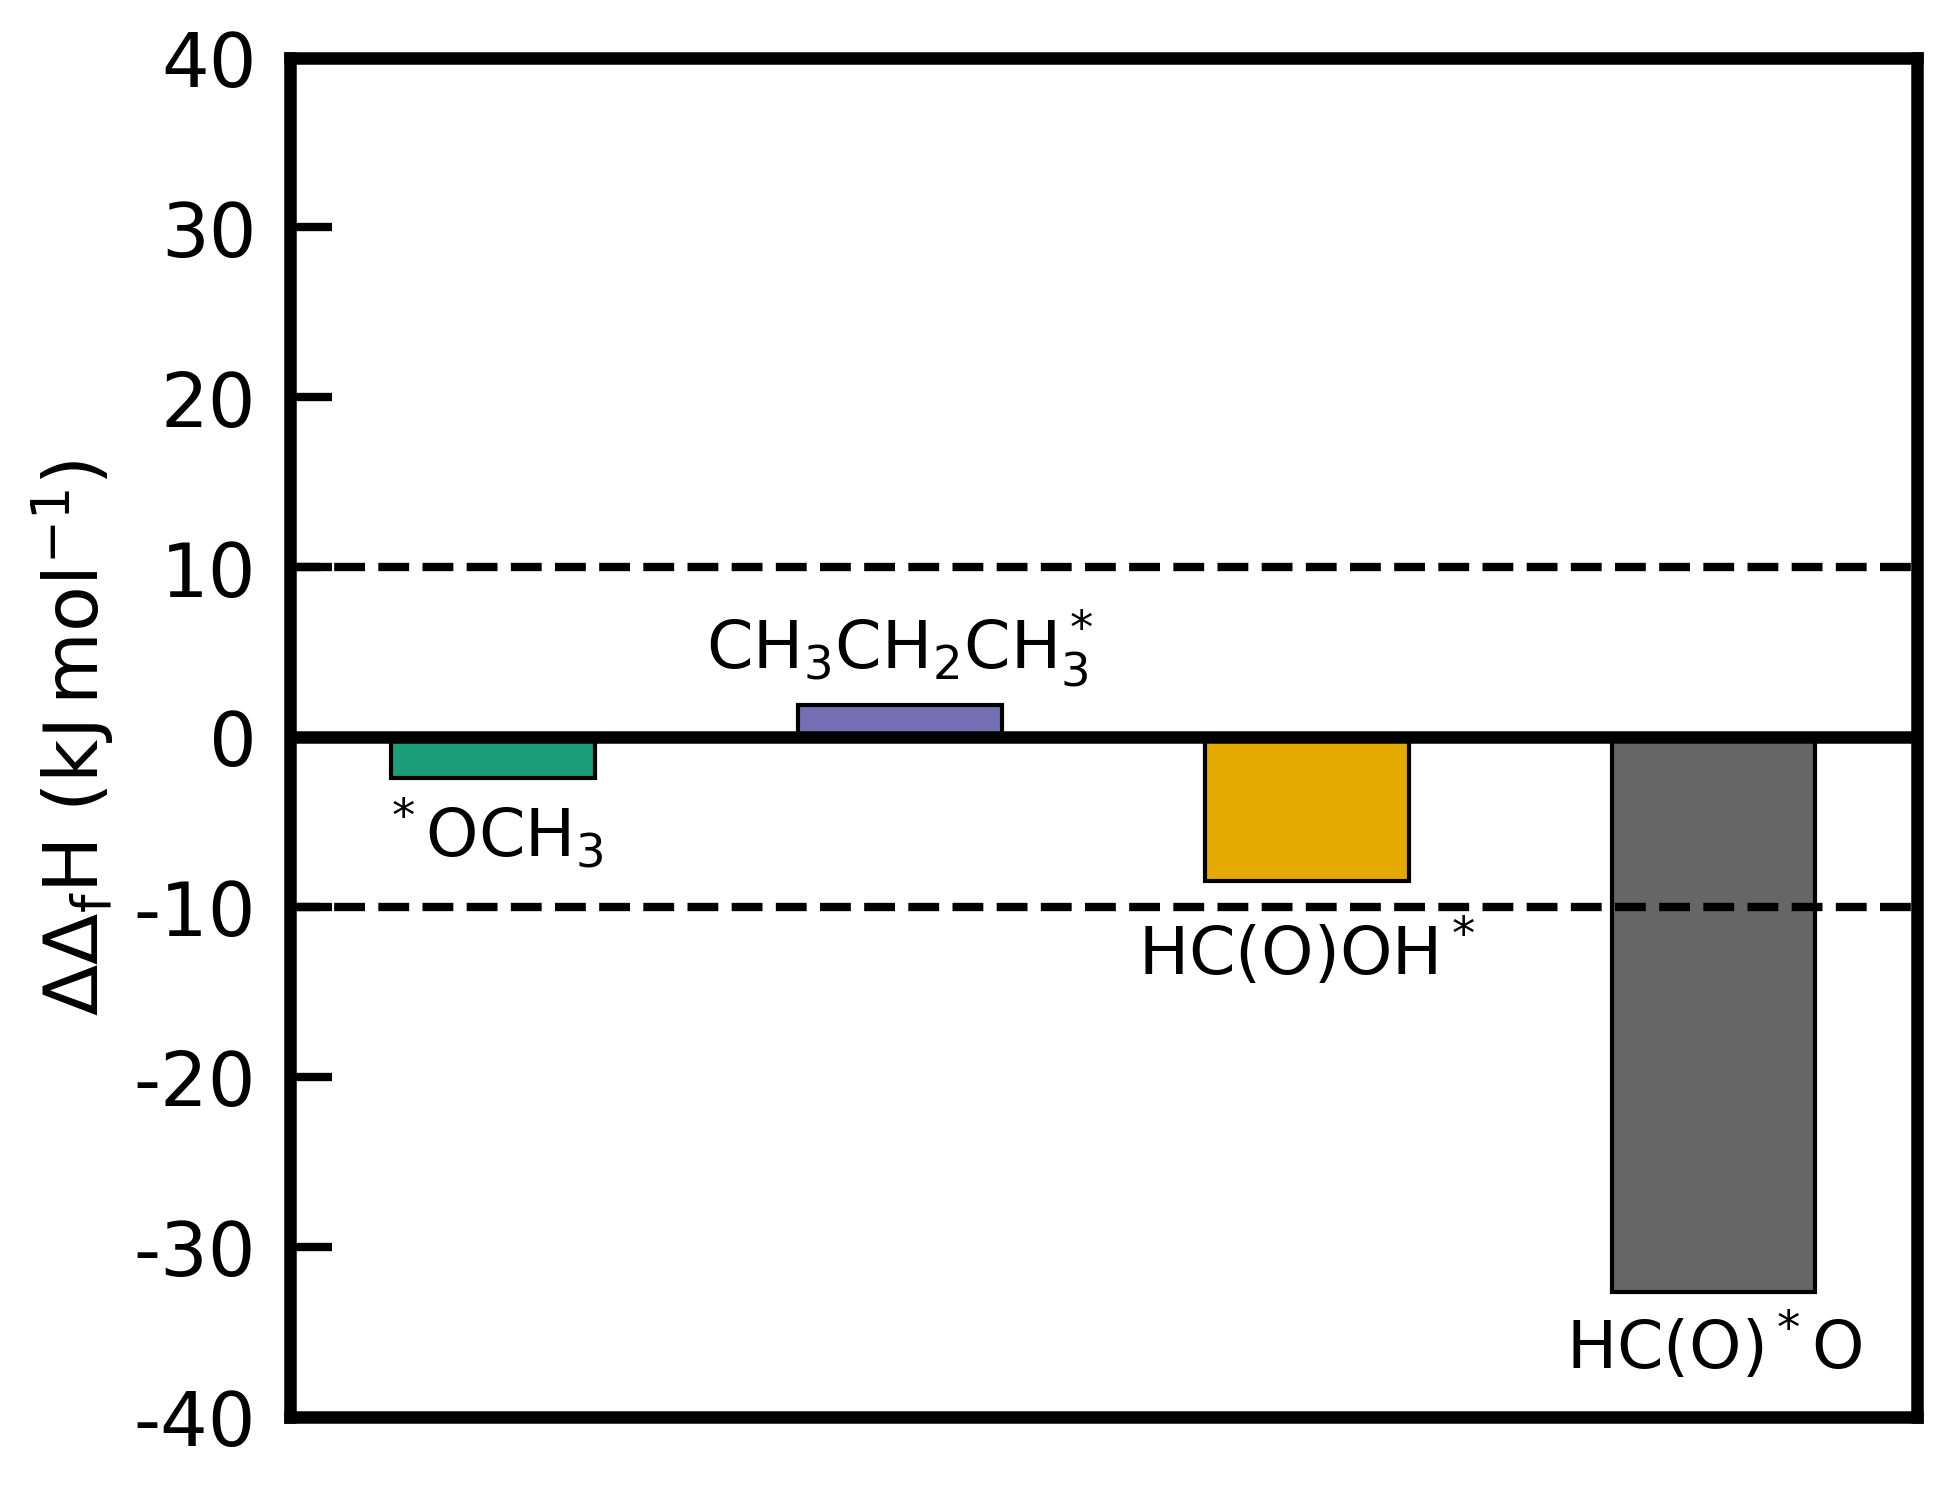

Generate this figure with Python:

import numpy as np
import pandas as pd
import matplotlib.pyplot as plt
import matplotlib.gridspec as gridspec

plt.rcParams['figure.figsize'] = (7, 6)
plt.rcParams['axes.linewidth'] = 3
plt.rc('xtick', labelsize=18)
plt.rc('ytick', labelsize=18)
plt.rc('axes', labelsize=18)
plt.rc('legend', fontsize=16)
plt.rcParams['lines.markersize'] = 10
plt.rcParams['lines.linewidth'] = 3
plt.rcParams['xtick.direction'] = 'in'
plt.rcParams['ytick.direction'] = 'in'
plt.rcParams['xtick.major.size'] = 10
plt.rcParams['xtick.major.width'] = 2
plt.rcParams['ytick.major.size'] = 10
plt.rcParams['ytick.major.width'] = 2
plt.rcParams['legend.edgecolor'] = 'k'
plt.rcParams['axes.unicode_minus'] = False
plt.rcParams["legend.framealpha"] = 1
plt.rcParams['xtick.major.pad'] = 8
plt.rcParams['ytick.major.pad'] = 8
plt.rcParams['legend.handletextpad'] = 0.2
plt.rcParams['legend.columnspacing'] = 0.1
plt.rcParams['legend.labelspacing'] = 0.1
plt.rcParams['legend.title_fontsize'] = 14
plt.rcParams['axes.formatter.limits'] = (-3, 6)


colormap = plt.cm.Dark2
colors = [colormap(i) for i in np.linspace(0, 1, 4)]

gs = gridspec.GridSpec(nrows=1, ncols=1)
gs.update(wspace=0.4, hspace=0.4)

ax0 = plt.subplot(gs[0, 0])

hf_OCH3=-2.4

hf_CH3CH2CH3=1.9

hf_HCOOH=-8.5

hf_HCOO=-32.7

no=[0,1,2,3]

ax0.set_xlim([-0.5,3.5])
ax0.set_ylim([-40,40])
ax0.set_ylabel('$\mathrm{\Delta\Delta_fH\ (kJ\,mol^{-1})}$') 
ax0.set_xticks([ ])
#ax0.set_xticklabels(['$\mathrm{^*OCH_3}$','$\mathrm{CH_3CH_2CH_3^*}$','$\mathrm{HC(O)OH^*}$','$\mathrm{HC(O)^*O}$'])
#ax0.legend()
props=dict(facecolor='w')
ax0.plot((-0.5,5),(0,0),linestyle='solid',color='k')
ax0.plot((-0.5,5),(10,10),linestyle='dashed',color='k',linewidth=2)
ax0.plot((-0.5,5),(-10,-10),linestyle='dashed',color='k',linewidth=2)

ax0.bar(no[0],hf_OCH3, width=0.5,color=colors[0], edgecolor='k', label='$\mathrm{\overline{|\Delta\Delta_fH|}}$')

ax0.text(no[0], hf_OCH3-1, '$\mathrm{^*OCH_3}$', ha='center',va='top', fontsize='16')

ax0.bar(no[1],hf_CH3CH2CH3, width=0.5,color=colors[1], edgecolor='k', label='$\mathrm{\overline{|\Delta\Delta_fH|}}$')
ax0.text(no[1], hf_CH3CH2CH3+1, '$\mathrm{CH_3CH_2CH_3^*}$', ha='center',va='bottom', fontsize='16')

ax0.bar(no[2],hf_HCOOH, width=0.5,color=colors[2], edgecolor='k', label='$\mathrm{\overline{|\Delta\Delta_fH|}}$')
ax0.text(no[2], hf_HCOOH-2, '$\mathrm{HC(O)OH^*}$', ha='center',va='top', fontsize='16')

ax0.bar(no[3],hf_HCOO, width=0.5,color=colors[3], edgecolor='k', label='$\mathrm{\overline{|\Delta\Delta_fH|}}$')
ax0.text(no[3], hf_HCOO-1, '$\mathrm{HC(O)^*O}$', ha='center',va='top', fontsize='16')

plt.savefig('benchmark.png', dpi=300, bbox_inches='tight',transparent=False)